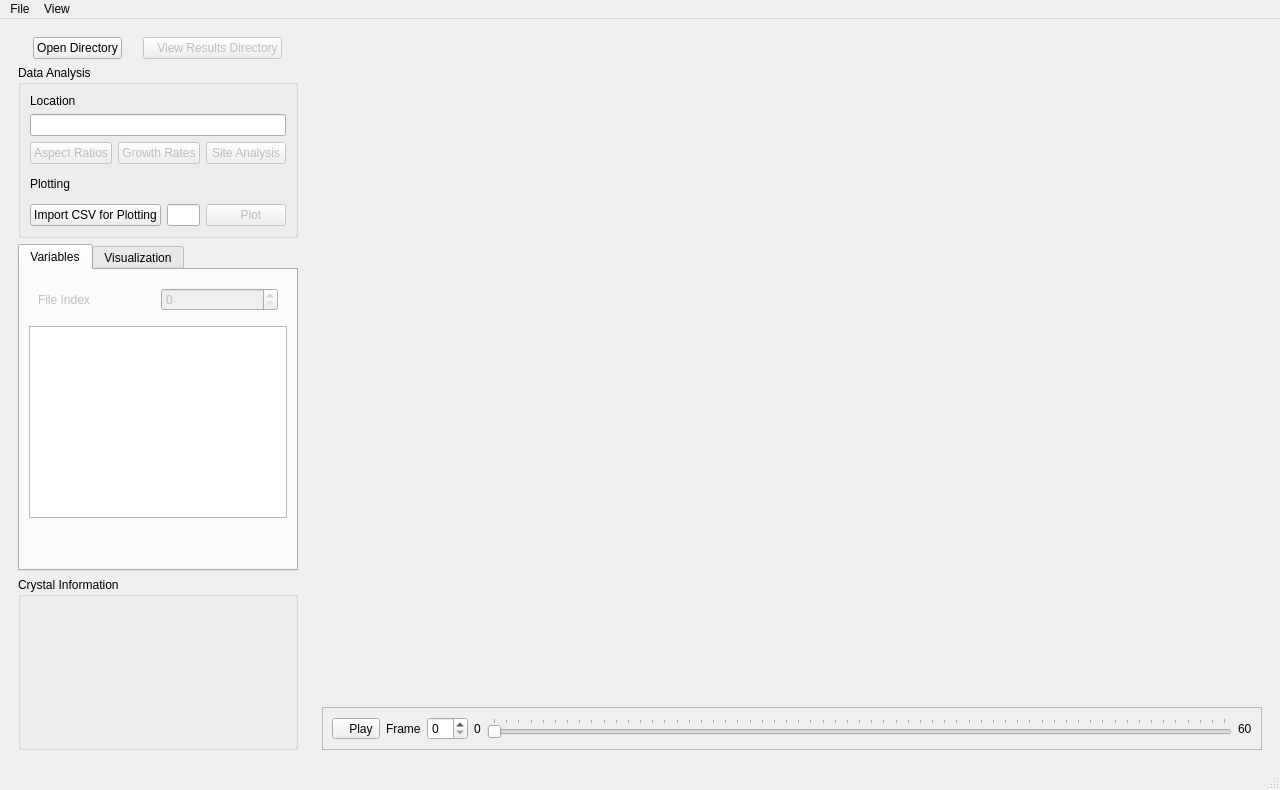
<?xml version="1.0" encoding="UTF-8"?>
<ui version="4.0">
 <class>MainWindow</class>
 <widget class="QMainWindow" name="MainWindow">
  <property name="enabled">
   <bool>true</bool>
  </property>
  <property name="geometry">
   <rect>
    <x>0</x>
    <y>0</y>
    <width>1280</width>
    <height>790</height>
   </rect>
  </property>
  <property name="windowTitle">
   <string>CGAspects</string>
  </property>
  <property name="windowIcon">
   <iconset resource="../../../res/qticons.qrc">
    <normaloff>:/app_icons/app_icons/CGAspects.png</normaloff>:/app_icons/app_icons/CGAspects.png</iconset>
  </property>
  <widget class="QWidget" name="centralwidget">
   <layout class="QGridLayout" name="gridLayout">
    <item row="1" column="5" rowspan="4" colspan="3">
     <widget class="QScrollArea" name="vis_scrollArea">
      <property name="sizePolicy">
       <sizepolicy hsizetype="Expanding" vsizetype="Expanding">
        <horstretch>3</horstretch>
        <verstretch>0</verstretch>
       </sizepolicy>
      </property>
      <property name="frameShape">
       <enum>QFrame::NoFrame</enum>
      </property>
      <property name="frameShadow">
       <enum>QFrame::Plain</enum>
      </property>
      <property name="lineWidth">
       <number>0</number>
      </property>
      <property name="widgetResizable">
       <bool>true</bool>
      </property>
      <widget class="QWidget" name="scrollAreaWidgetContents_4">
       <property name="geometry">
        <rect>
         <x>0</x>
         <y>0</y>
         <width>826</width>
         <height>722</height>
        </rect>
       </property>
       <layout class="QGridLayout" name="gridLayout_3">
        <item row="0" column="0" colspan="2">
         <widget class="QFrame" name="main_frame">
          <property name="sizePolicy">
           <sizepolicy hsizetype="Preferred" vsizetype="Preferred">
            <horstretch>0</horstretch>
            <verstretch>5</verstretch>
           </sizepolicy>
          </property>
          <layout class="QGridLayout" name="gl_vLayout" rowstretch="0">
           <property name="leftMargin">
            <number>0</number>
           </property>
           <property name="topMargin">
            <number>0</number>
           </property>
           <property name="rightMargin">
            <number>0</number>
           </property>
           <property name="bottomMargin">
            <number>0</number>
           </property>
          </layout>
         </widget>
        </item>
        <item row="1" column="0" colspan="2">
         <widget class="QFrame" name="movie_controls_frame">
          <property name="styleSheet">
           <string notr="true"/>
          </property>
          <property name="frameShape">
           <enum>QFrame::StyledPanel</enum>
          </property>
          <property name="frameShadow">
           <enum>QFrame::Raised</enum>
          </property>
          <layout class="QHBoxLayout" name="horizontalLayout_5">
           <item>
            <widget class="QToolButton" name="playPauseButton">
             <property name="minimumSize">
              <size>
               <width>0</width>
               <height>0</height>
              </size>
             </property>
             <property name="text">
              <string>   Play</string>
             </property>
             <property name="icon">
              <iconset resource="../../../res/qticons.qrc">
               <normaloff>:/material_icons/material_icons/png/play-custom.png</normaloff>:/material_icons/material_icons/png/play-custom.png</iconset>
             </property>
             <property name="shortcut">
              <string>Space</string>
             </property>
            </widget>
           </item>
           <item>
            <widget class="QLabel" name="frameCurrentLabel">
             <property name="text">
              <string>Frame</string>
             </property>
            </widget>
           </item>
           <item>
            <widget class="QSpinBox" name="frame_spinBox"/>
           </item>
           <item>
            <widget class="QLabel" name="frameZeroLabel">
             <property name="text">
              <string>0</string>
             </property>
            </widget>
           </item>
           <item>
            <widget class="QSlider" name="frame_slider">
             <property name="sizePolicy">
              <sizepolicy hsizetype="Expanding" vsizetype="Fixed">
               <horstretch>0</horstretch>
               <verstretch>0</verstretch>
              </sizepolicy>
             </property>
             <property name="maximum">
              <number>60</number>
             </property>
             <property name="pageStep">
              <number>1000000</number>
             </property>
             <property name="orientation">
              <enum>Qt::Horizontal</enum>
             </property>
             <property name="tickPosition">
              <enum>QSlider::TicksAbove</enum>
             </property>
             <property name="tickInterval">
              <number>1</number>
             </property>
            </widget>
           </item>
           <item>
            <widget class="QLabel" name="frameMaxLabel">
             <property name="text">
              <string>60</string>
             </property>
            </widget>
           </item>
          </layout>
         </widget>
        </item>
       </layout>
      </widget>
     </widget>
    </item>
    <item row="1" column="0" rowspan="4" colspan="2">
     <widget class="QFrame" name="frame">
      <property name="sizePolicy">
       <sizepolicy hsizetype="Preferred" vsizetype="Preferred">
        <horstretch>1</horstretch>
        <verstretch>0</verstretch>
       </sizepolicy>
      </property>
      <property name="frameShape">
       <enum>QFrame::NoFrame</enum>
      </property>
      <property name="frameShadow">
       <enum>QFrame::Raised</enum>
      </property>
      <layout class="QVBoxLayout" name="verticalLayout">
       <item>
        <layout class="QHBoxLayout" name="horizontalLayout_7">
         <property name="sizeConstraint">
          <enum>QLayout::SetFixedSize</enum>
         </property>
         <item>
          <widget class="QPushButton" name="import_pushButton">
           <property name="sizePolicy">
            <sizepolicy hsizetype="Fixed" vsizetype="Fixed">
             <horstretch>0</horstretch>
             <verstretch>0</verstretch>
            </sizepolicy>
           </property>
           <property name="baseSize">
            <size>
             <width>0</width>
             <height>0</height>
            </size>
           </property>
           <property name="toolTip">
            <string>Import crystogen output directory</string>
           </property>
           <property name="text">
            <string>Open Directory</string>
           </property>
           <property name="icon">
            <iconset resource="../../../res/qticons.qrc">
             <normaloff>:/material_icons/material_icons/png/folder-arrow-down-custom.png</normaloff>:/material_icons/material_icons/png/folder-arrow-down-custom.png</iconset>
           </property>
          </widget>
         </item>
         <item>
          <widget class="QPushButton" name="view_results_pushButton">
           <property name="enabled">
            <bool>false</bool>
           </property>
           <property name="sizePolicy">
            <sizepolicy hsizetype="Fixed" vsizetype="Fixed">
             <horstretch>0</horstretch>
             <verstretch>0</verstretch>
            </sizepolicy>
           </property>
           <property name="minimumSize">
            <size>
             <width>0</width>
             <height>0</height>
            </size>
           </property>
           <property name="baseSize">
            <size>
             <width>0</width>
             <height>0</height>
            </size>
           </property>
           <property name="toolTip">
            <string>Open directory with the analysed data</string>
           </property>
           <property name="text">
            <string>   View Results Directory</string>
           </property>
           <property name="icon">
            <iconset resource="../../../res/qticons.qrc">
             <normaloff>:/material_icons/material_icons/png/folder-arrow-right-custom.png</normaloff>:/material_icons/material_icons/png/folder-arrow-right-custom.png</iconset>
           </property>
          </widget>
         </item>
        </layout>
       </item>
       <item>
        <widget class="QGroupBox" name="dataAnalysis_groupBox">
         <property name="sizePolicy">
          <sizepolicy hsizetype="Preferred" vsizetype="Maximum">
           <horstretch>0</horstretch>
           <verstretch>0</verstretch>
          </sizepolicy>
         </property>
         <property name="maximumSize">
          <size>
           <width>16777215</width>
           <height>400</height>
          </size>
         </property>
         <property name="title">
          <string>Data Analysis</string>
         </property>
         <property name="flat">
          <bool>false</bool>
         </property>
         <layout class="QVBoxLayout" name="verticalLayout_2">
          <item>
           <widget class="QLabel" name="location_label">
            <property name="sizePolicy">
             <sizepolicy hsizetype="Preferred" vsizetype="Fixed">
              <horstretch>0</horstretch>
              <verstretch>0</verstretch>
             </sizepolicy>
            </property>
            <property name="text">
             <string>Location</string>
            </property>
           </widget>
          </item>
          <item>
           <widget class="QLineEdit" name="batch_lineEdit">
            <property name="sizePolicy">
             <sizepolicy hsizetype="Expanding" vsizetype="Fixed">
              <horstretch>0</horstretch>
              <verstretch>0</verstretch>
             </sizepolicy>
            </property>
            <property name="toolTip">
             <string>Folder path of imported files</string>
            </property>
            <property name="styleSheet">
             <string notr="true"/>
            </property>
           </widget>
          </item>
          <item>
           <layout class="QHBoxLayout" name="horizontalLayout_2">
            <item>
             <widget class="QPushButton" name="aspect_ratio_pushButton">
              <property name="enabled">
               <bool>false</bool>
              </property>
              <property name="sizePolicy">
               <sizepolicy hsizetype="Minimum" vsizetype="Fixed">
                <horstretch>0</horstretch>
                <verstretch>0</verstretch>
               </sizepolicy>
              </property>
              <property name="toolTip">
               <string>Perform aspect ratio calculations</string>
              </property>
              <property name="text">
               <string>Aspect Ratios</string>
              </property>
             </widget>
            </item>
            <item>
             <widget class="QPushButton" name="growth_rate_pushButton">
              <property name="enabled">
               <bool>false</bool>
              </property>
              <property name="sizePolicy">
               <sizepolicy hsizetype="Minimum" vsizetype="Fixed">
                <horstretch>0</horstretch>
                <verstretch>0</verstretch>
               </sizepolicy>
              </property>
              <property name="toolTip">
               <string>Perform growth rate calculations</string>
              </property>
              <property name="text">
               <string>Growth Rates</string>
              </property>
             </widget>
            </item>
            <item>
             <widget class="QPushButton" name="site_analysis_pushButton">
              <property name="enabled">
               <bool>false</bool>
              </property>
              <property name="sizePolicy">
               <sizepolicy hsizetype="Minimum" vsizetype="Fixed">
                <horstretch>0</horstretch>
                <verstretch>0</verstretch>
               </sizepolicy>
              </property>
              <property name="toolTip">
               <string>Perform growth rate calculations</string>
              </property>
              <property name="text">
               <string>Site Analysis</string>
              </property>
             </widget>
            </item>
           </layout>
          </item>
          <item>
           <widget class="QLabel" name="plot_label">
            <property name="text">
             <string>Plotting</string>
            </property>
           </widget>
          </item>
          <item>
           <layout class="QHBoxLayout" name="horizontalLayout_4">
            <item>
             <widget class="QPushButton" name="importPlotDataPushButton">
              <property name="text">
               <string>Import CSV for Plotting</string>
              </property>
              <property name="icon">
               <iconset resource="../../../res/qticons.qrc">
                <normaloff>:/material_icons/material_icons/png/chart-scatter-plot.png</normaloff>:/material_icons/material_icons/png/chart-scatter-plot.png</iconset>
              </property>
             </widget>
            </item>
            <item>
             <widget class="QLineEdit" name="plot_lineEdit">
              <property name="sizePolicy">
               <sizepolicy hsizetype="Expanding" vsizetype="Fixed">
                <horstretch>5</horstretch>
                <verstretch>0</verstretch>
               </sizepolicy>
              </property>
              <property name="toolTip">
               <string>.csv filepath used for plotting</string>
              </property>
              <property name="styleSheet">
               <string notr="true"/>
              </property>
             </widget>
            </item>
            <item>
             <widget class="QPushButton" name="plot_pushButton">
              <property name="enabled">
               <bool>false</bool>
              </property>
              <property name="toolTip">
               <string extracomment="Plot data from CSV">Open a plotting dialog using the specified .csv file</string>
              </property>
              <property name="text">
               <string>   Plot</string>
              </property>
              <property name="icon">
               <iconset resource="../../../res/qticons.qrc">
                <normaloff>:/material_icons/material_icons/png/chart-scatter-plot-custom.png</normaloff>:/material_icons/material_icons/png/chart-scatter-plot-custom.png</iconset>
              </property>
             </widget>
            </item>
           </layout>
          </item>
         </layout>
        </widget>
       </item>
       <item>
        <widget class="QTabWidget" name="variablesTabWidget">
         <property name="sizePolicy">
          <sizepolicy hsizetype="MinimumExpanding" vsizetype="Preferred">
           <horstretch>0</horstretch>
           <verstretch>0</verstretch>
          </sizepolicy>
         </property>
         <property name="currentIndex">
          <number>0</number>
         </property>
         <widget class="QWidget" name="variablesTab">
          <attribute name="title">
           <string>Variables</string>
          </attribute>
          <layout class="QVBoxLayout" name="verticalLayout_4">
           <item>
            <widget class="QWidget" name="simulationVariablesWidget" native="true">
             <layout class="QVBoxLayout" name="verticalLayout_3">
              <property name="leftMargin">
               <number>0</number>
              </property>
              <property name="topMargin">
               <number>0</number>
              </property>
              <property name="rightMargin">
               <number>0</number>
              </property>
              <property name="bottomMargin">
               <number>0</number>
              </property>
              <item>
               <widget class="QWidget" name="xyzWidget" native="true">
                <property name="sizePolicy">
                 <sizepolicy hsizetype="Preferred" vsizetype="Fixed">
                  <horstretch>0</horstretch>
                  <verstretch>0</verstretch>
                 </sizepolicy>
                </property>
                <layout class="QHBoxLayout" name="horizontalLayout">
                 <item>
                  <widget class="QLabel" name="xyz_id_label">
                   <property name="enabled">
                    <bool>false</bool>
                   </property>
                   <property name="text">
                    <string>File Index</string>
                   </property>
                  </widget>
                 </item>
                 <item>
                  <widget class="QSpinBox" name="xyz_spinBox">
                   <property name="enabled">
                    <bool>false</bool>
                   </property>
                   <property name="minimumSize">
                    <size>
                     <width>0</width>
                     <height>0</height>
                    </size>
                   </property>
                   <property name="styleSheet">
                    <string notr="true"/>
                   </property>
                  </widget>
                 </item>
                </layout>
               </widget>
              </item>
              <item>
               <widget class="QListWidget" name="xyzFilenameListWidget"/>
              </item>
              <item>
               <spacer name="verticalSpacer">
                <property name="orientation">
                 <enum>Qt::Vertical</enum>
                </property>
                <property name="sizeHint" stdset="0">
                 <size>
                  <width>20</width>
                  <height>40</height>
                 </size>
                </property>
               </spacer>
              </item>
             </layout>
            </widget>
           </item>
          </layout>
         </widget>
         <widget class="QWidget" name="visualizationTab">
          <attribute name="title">
           <string>Visualization</string>
          </attribute>
          <layout class="QVBoxLayout" name="verticalLayout_6">
           <item>
            <widget class="QPushButton" name="saveframe_pushButton">
             <property name="enabled">
              <bool>false</bool>
             </property>
             <property name="toolTip">
              <string>Render current frame</string>
             </property>
             <property name="statusTip">
              <string comment="Save Frame" extracomment="Save Frame"/>
             </property>
             <property name="text">
              <string>Export graphics...</string>
             </property>
             <property name="icon">
              <iconset resource="../../../res/qticons.qrc">
               <normaloff>:/material_icons/material_icons/png/content-save-custom.png</normaloff>:/material_icons/material_icons/png/content-save-custom.png</iconset>
             </property>
            </widget>
           </item>
          </layout>
         </widget>
        </widget>
       </item>
       <item>
        <widget class="QGroupBox" name="crystalInfo_groupBox">
         <property name="sizePolicy">
          <sizepolicy hsizetype="Preferred" vsizetype="Maximum">
           <horstretch>0</horstretch>
           <verstretch>0</verstretch>
          </sizepolicy>
         </property>
         <property name="maximumSize">
          <size>
           <width>16777215</width>
           <height>600</height>
          </size>
         </property>
         <property name="toolTip">
          <string>Crystal information from the current selection</string>
         </property>
         <property name="title">
          <string>Crystal Information</string>
         </property>
         <layout class="QVBoxLayout" name="verticalLayout_8"/>
        </widget>
       </item>
      </layout>
     </widget>
    </item>
   </layout>
  </widget>
  <widget class="QStatusBar" name="statusbar">
   <property name="font">
    <font>
     <family>Arial</family>
     <pointsize>8</pointsize>
     <italic>true</italic>
    </font>
   </property>
   <property name="cursor">
    <cursorShape>ArrowCursor</cursorShape>
   </property>
  </widget>
  <widget class="QMenuBar" name="menuBar">
   <property name="geometry">
    <rect>
     <x>0</x>
     <y>0</y>
     <width>1280</width>
     <height>24</height>
    </rect>
   </property>
   <widget class="QMenu" name="menuFile">
    <property name="title">
     <string>File</string>
    </property>
    <addaction name="actionImport"/>
    <addaction name="actionImport_CSV_for_Plotting"/>
    <addaction name="actionImport_Summary_File"/>
    <addaction name="actionRender"/>
    <addaction name="actionImportCSVClipboard"/>
    <addaction name="separator"/>
    <addaction name="actionAboutCGAspects"/>
   </widget>
   <widget class="QMenu" name="menuView">
    <property name="title">
     <string>View</string>
    </property>
    <addaction name="actionInput_Directory"/>
    <addaction name="actionResults_Directory"/>
    <addaction name="actionPlottingDialog"/>
    <addaction name="actionSettings"/>
   </widget>
   <addaction name="menuFile"/>
   <addaction name="menuView"/>
  </widget>
  <action name="actionOpen_Simulations">
   <property name="text">
    <string>Open Simulations</string>
   </property>
  </action>
  <action name="actionOpen_XYZs">
   <property name="text">
    <string>Open XYZs</string>
   </property>
  </action>
  <action name="actionOpen_Outputs">
   <property name="text">
    <string>Open Outputs</string>
   </property>
  </action>
  <action name="actionAmber">
   <property name="text">
    <string>Amber</string>
   </property>
  </action>
  <action name="actionBlue">
   <property name="text">
    <string>Blue</string>
   </property>
  </action>
  <action name="actionCyan">
   <property name="text">
    <string>Cyan</string>
   </property>
  </action>
  <action name="actionCyan_500">
   <property name="text">
    <string>Cyan-500</string>
   </property>
  </action>
  <action name="actionLight_green">
   <property name="text">
    <string>Light-green</string>
   </property>
  </action>
  <action name="actionPink">
   <property name="text">
    <string>Pink</string>
   </property>
  </action>
  <action name="actionPurple">
   <property name="text">
    <string>Purple</string>
   </property>
  </action>
  <action name="actionRed_2">
   <property name="text">
    <string>Red</string>
   </property>
  </action>
  <action name="actionTeal">
   <property name="text">
    <string>Teal</string>
   </property>
  </action>
  <action name="actionYellow">
   <property name="text">
    <string>Yellow</string>
   </property>
  </action>
  <action name="actionAmber_2">
   <property name="text">
    <string>Amber</string>
   </property>
  </action>
  <action name="actionBlue_2">
   <property name="text">
    <string>Blue</string>
   </property>
  </action>
  <action name="actionCyan_2">
   <property name="text">
    <string>Cyan</string>
   </property>
  </action>
  <action name="actionLight_green_2">
   <property name="text">
    <string>Light-green</string>
   </property>
  </action>
  <action name="actionPink_2">
   <property name="text">
    <string>Pink</string>
   </property>
  </action>
  <action name="actionPurple_2">
   <property name="text">
    <string>Purple</string>
   </property>
  </action>
  <action name="actionRed">
   <property name="text">
    <string>Red</string>
   </property>
  </action>
  <action name="actionTeal_2">
   <property name="text">
    <string>Teal</string>
   </property>
  </action>
  <action name="actionCyan_501">
   <property name="text">
    <string>Cyan-500</string>
   </property>
  </action>
  <action name="actionLight_green_3">
   <property name="text">
    <string>Light-green</string>
   </property>
  </action>
  <action name="actionPink_3">
   <property name="text">
    <string>Pink</string>
   </property>
  </action>
  <action name="actionPurple_3">
   <property name="text">
    <string>Purple</string>
   </property>
  </action>
  <action name="actionRed_3">
   <property name="text">
    <string>Red</string>
   </property>
  </action>
  <action name="actionTeal_3">
   <property name="text">
    <string>Teal</string>
   </property>
  </action>
  <action name="actionYellow_2">
   <property name="text">
    <string>Yellow</string>
   </property>
  </action>
  <action name="action_5">
   <property name="checkable">
    <bool>false</bool>
   </property>
   <property name="text">
    <string>-5</string>
   </property>
  </action>
  <action name="action_4">
   <property name="text">
    <string>-4</string>
   </property>
  </action>
  <action name="action_6">
   <property name="text">
    <string>-3</string>
   </property>
  </action>
  <action name="action_7">
   <property name="text">
    <string>-2</string>
   </property>
  </action>
  <action name="action_1">
   <property name="text">
    <string>-1</string>
   </property>
  </action>
  <action name="action0">
   <property name="text">
    <string>0</string>
   </property>
  </action>
  <action name="action1">
   <property name="text">
    <string>1</string>
   </property>
  </action>
  <action name="action2">
   <property name="text">
    <string>2</string>
   </property>
  </action>
  <action name="action3">
   <property name="text">
    <string>3</string>
   </property>
  </action>
  <action name="action4">
   <property name="text">
    <string>4</string>
   </property>
  </action>
  <action name="action5">
   <property name="text">
    <string>5</string>
   </property>
  </action>
  <action name="actionDensity_2">
   <property name="text">
    <string>Density</string>
   </property>
  </action>
  <action name="actionStyle">
   <property name="text">
    <string>Style</string>
   </property>
  </action>
  <action name="action_8">
   <property name="text">
    <string>-4</string>
   </property>
  </action>
  <action name="action_9">
   <property name="text">
    <string>-3</string>
   </property>
  </action>
  <action name="action_10">
   <property name="text">
    <string>-2</string>
   </property>
  </action>
  <action name="action_11">
   <property name="text">
    <string>-1</string>
   </property>
  </action>
  <action name="action0_2">
   <property name="text">
    <string>0</string>
   </property>
  </action>
  <action name="action1_2">
   <property name="text">
    <string>1</string>
   </property>
  </action>
  <action name="action2_2">
   <property name="text">
    <string>2</string>
   </property>
  </action>
  <action name="action3_2">
   <property name="text">
    <string>3</string>
   </property>
  </action>
  <action name="action4_2">
   <property name="text">
    <string>4</string>
   </property>
  </action>
  <action name="action_12">
   <property name="text">
    <string>-3</string>
   </property>
  </action>
  <action name="action_13">
   <property name="text">
    <string>-2</string>
   </property>
  </action>
  <action name="action_14">
   <property name="text">
    <string>-1</string>
   </property>
  </action>
  <action name="action0_3">
   <property name="text">
    <string>0</string>
   </property>
  </action>
  <action name="action1_3">
   <property name="text">
    <string>1</string>
   </property>
  </action>
  <action name="action2_3">
   <property name="text">
    <string>2</string>
   </property>
  </action>
  <action name="action3_3">
   <property name="text">
    <string>3</string>
   </property>
  </action>
  <action name="actionImport">
   <property name="icon">
    <iconset resource="../../../res/qticons.qrc">
     <normaloff>:/material_icons/material_icons/png/folder-arrow-down-custom.png</normaloff>:/material_icons/material_icons/png/folder-arrow-down-custom.png</iconset>
   </property>
   <property name="text">
    <string>Open Directory</string>
   </property>
   <property name="toolTip">
    <string>Import crystogen output directory</string>
   </property>
   <property name="shortcut">
    <string>Ctrl+O</string>
   </property>
  </action>
  <action name="actionResults_Directory">
   <property name="enabled">
    <bool>false</bool>
   </property>
   <property name="text">
    <string>Results Directory</string>
   </property>
   <property name="toolTip">
    <string>Open directory with the analysed data</string>
   </property>
   <property name="shortcut">
    <string>Ctrl+Shift+R</string>
   </property>
  </action>
  <action name="actionImport_CSV_for_Plotting">
   <property name="icon">
    <iconset resource="../../../res/qticons.qrc">
     <normaloff>:/material_icons/material_icons/png/chart-scatter-plot.png</normaloff>:/material_icons/material_icons/png/chart-scatter-plot.png</iconset>
   </property>
   <property name="text">
    <string>Import CSV for Plotting</string>
   </property>
   <property name="toolTip">
    <string>Import CSV for Plotting</string>
   </property>
   <property name="shortcut">
    <string>Ctrl+I</string>
   </property>
  </action>
  <action name="actionPlottingDialog">
   <property name="enabled">
    <bool>false</bool>
   </property>
   <property name="text">
    <string>Plot</string>
   </property>
   <property name="toolTip">
    <string>Open the plotting dialog using specified .csv file</string>
   </property>
   <property name="shortcut">
    <string>Ctrl+P</string>
   </property>
  </action>
  <action name="actionInput_Directory">
   <property name="enabled">
    <bool>false</bool>
   </property>
   <property name="text">
    <string>Input Directory</string>
   </property>
   <property name="shortcut">
    <string>Ctrl+D</string>
   </property>
  </action>
  <action name="actionImport_Summary_File">
   <property name="enabled">
    <bool>false</bool>
   </property>
   <property name="text">
    <string>Import Summary File</string>
   </property>
   <property name="shortcut">
    <string>Ctrl+S</string>
   </property>
  </action>
  <action name="actionRender">
   <property name="enabled">
    <bool>false</bool>
   </property>
   <property name="icon">
    <iconset resource="../../../res/qticons.qrc">
     <normaloff>:/material_icons/material_icons/png/content-save-custom.png</normaloff>:/material_icons/material_icons/png/content-save-custom.png</iconset>
   </property>
   <property name="text">
    <string>Export graphics...</string>
   </property>
   <property name="toolTip">
    <string>Render current frame</string>
   </property>
   <property name="shortcut">
    <string>Ctrl+E</string>
   </property>
  </action>
  <action name="actionSettings">
   <property name="enabled">
    <bool>false</bool>
   </property>
   <property name="text">
    <string>Settings</string>
   </property>
   <property name="toolTip">
    <string>Open visualisation settings</string>
   </property>
   <property name="shortcut">
    <string>Shift+S</string>
   </property>
  </action>
  <action name="actionVariables">
   <property name="text">
    <string>Variables</string>
   </property>
  </action>
  <action name="actionImportCSVClipboard">
   <property name="text">
    <string>Import CSV for Plotting from Clipboard</string>
   </property>
   <property name="shortcut">
    <string>Ctrl+Shift+I</string>
   </property>
  </action>
  <action name="actionAboutCGAspects">
   <property name="icon">
    <iconset resource="../../../res/qticons.qrc">
     <normaloff>:/app_icons/app_icons/CGAspects.png</normaloff>:/app_icons/app_icons/CGAspects.png</iconset>
   </property>
   <property name="text">
    <string>About CGAspects...</string>
   </property>
  </action>
 </widget>
 <resources>
  <include location="../../../res/qticons.qrc"/>
 </resources>
 <connections/>
</ui>
